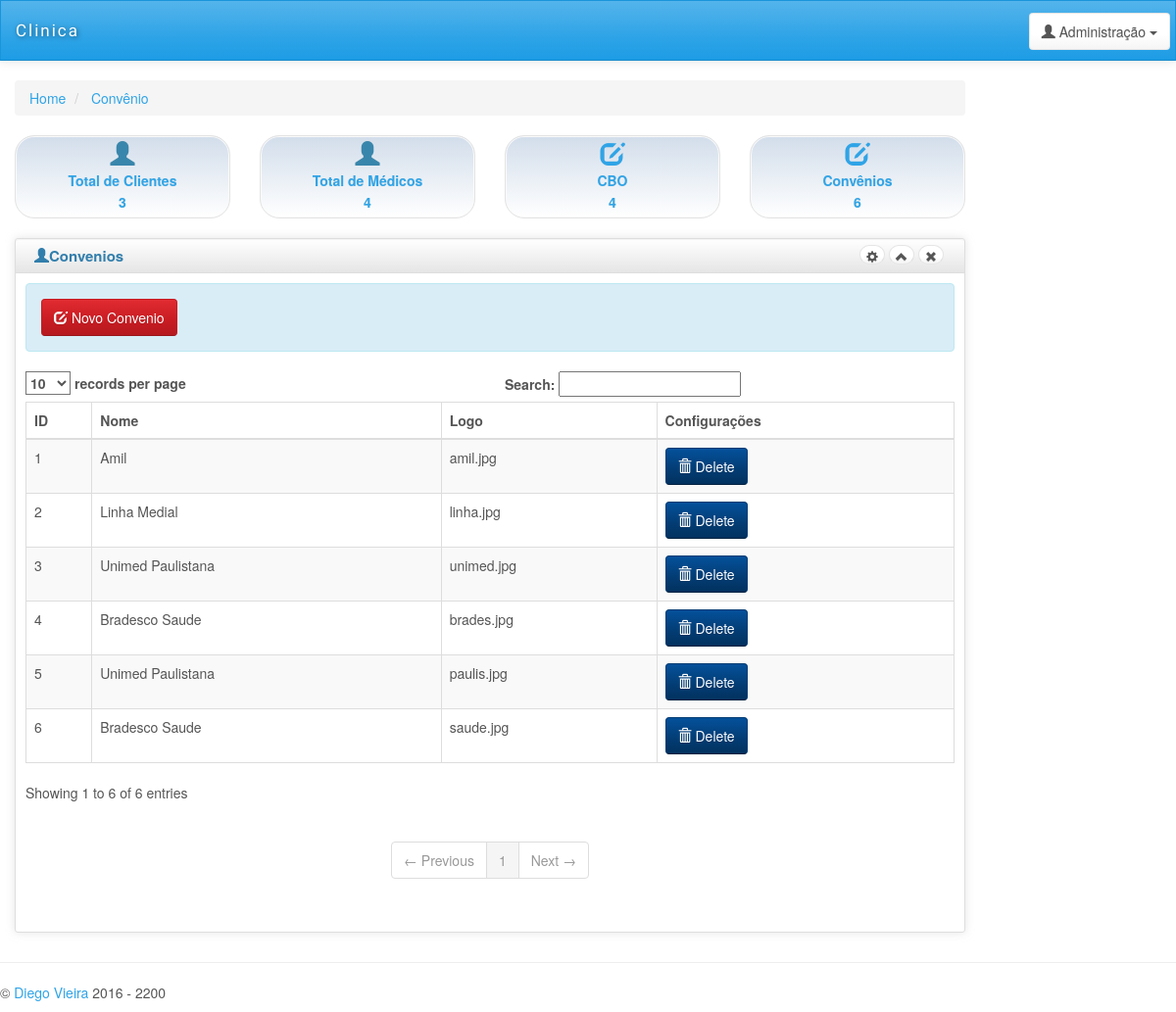
Before: /convenios.php (signed in) with the older database file.
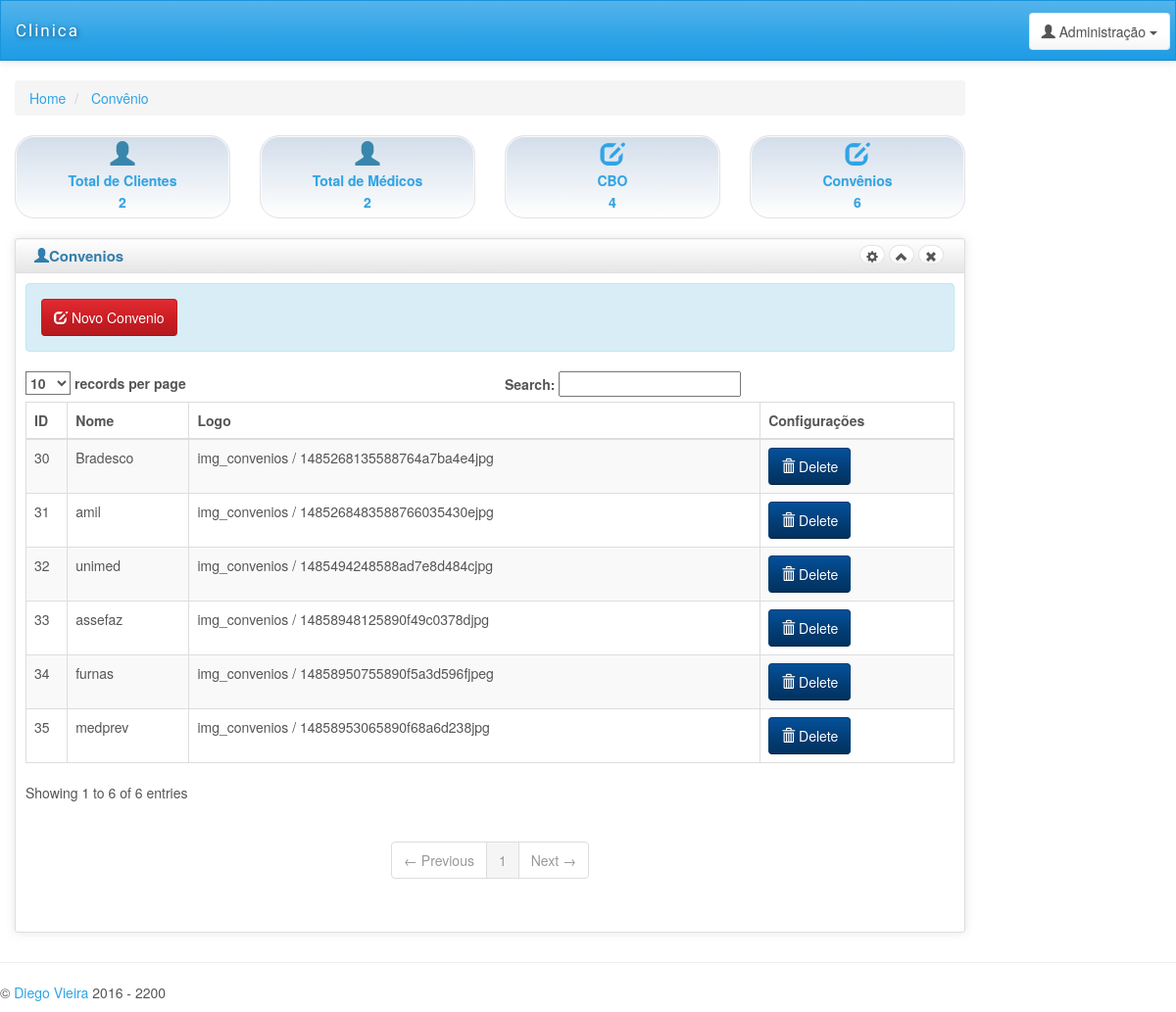
After: the same page with the newer database file.
### tables this page shows
CREATE TABLE `convenios` (
  `id_convenios` int(50) NOT NULL,
  `nome_convenio` varchar(50) NOT NULL,
  `logo_convenio` varchar(255) NOT NULL
);

### contagens.php (called while the page is built, shortened)
<?php
$consulta = mysql_query("SELECT * FROM clientes");
$NumeroLinhas = mysql_num_rows($consulta);
$consultamedico=mysql_query("SELECT * FROM medicos");
$numeromedico=mysql_num_rows($consultamedico);
$consultacbo=mysql_query("SELECT * FROM cbo");
$numerocbo=mysql_num_rows($consultacbo);
$consultaconvenios=mysql_query("SELECT * FROM convenios");
$numeroconvenios=mysql_num_rows($consultaconvenios);
?>

### convenios.php (the view, shortened to what this page needs)
<?PHP
include 'contagens.php';
?>
<!DOCTYPE html>
<html lang="en">
<head>
    <link id="bs-css" href="css/bootstrap-cerulean.min.css" rel="stylesheet">
    <link href="css/charisma-app.css" rel="stylesheet">
    <link href='bower_components/fullcalendar/dist/fullcalendar.css' rel='stylesheet'>
    <link href='bower_components/fullcalendar/dist/fullcalendar.print.css' rel='stylesheet' media='print'>
    <link href='bower_components/chosen/chosen.min.css' rel='stylesheet'>
    <link href='bower_components/colorbox/example3/colorbox.css' rel='stylesheet'>
    <link href='bower_components/responsive-tables/responsive-tables.css' rel='stylesheet'>
    <link href='bower_components/bootstrap-tour/build/css/bootstrap-tour.min.css' rel='stylesheet'>
    <link href='css/jquery.noty.css' rel='stylesheet'>
    <link href='css/noty_theme_default.css' rel='stylesheet'>
    <link href='css/elfinder.min.css' rel='stylesheet'>
    <link href='css/elfinder.theme.css' rel='stylesheet'>
    <link href='css/jquery.iphone.toggle.css' rel='stylesheet'>
    <link href='css/uploadify.css' rel='stylesheet'>
    <link href='css/animate.min.css' rel='stylesheet'>
</head>
<body>
    <div class="navbar navbar-default" role="navigation">
        <div class="navbar-inner">
            <a class="navbar-brand" href="inicio.php">
                <span>Clinica</span></a>
            <div class="btn-group pull-right">
                <button class="btn btn-default dropdown-toggle" data-toggle="dropdown">
                    <i class="glyphicon glyphicon-user"></i><span class="hidden-sm hidden-xs"> Administração</span>
                    <span class="caret"></span>
                </button>
            </div>
        </div>
    </div>
      <div id="content" class="col-lg-10 col-sm-10">
            <div>
    <ul class="breadcrumb">
        <li>
            <a href="inicio.php">Home</a>
        </li>
        <li>
            <a href="convenios.php">Convênio</a>
        </li>
    </ul>
</div>
<div class=" row">
    <div class="col-md-3 col-sm-3 col-xs-6">
        <a data-toggle="tooltip" title="Novo Cliente." class="well top-block" href="clientes.php">
            <i class="glyphicon glyphicon-user blue"></i>
            <div>Total de Clientes </div>
            <div><?php echo $NumeroLinhas;  ?></div>
        </a>
    </div>
    <div class="col-md-3 col-sm-3 col-xs-6">
        <a data-toggle="tooltip" title="Novo Médico" class="well top-block" href="medicos.php">
            <i class="glyphicon  glyphicon-user blue"></i>
            <div>Total de Médicos </div>
            <div><?php echo $numeromedico; ?></div>
        </a>
    </div>
    <div class="col-md-3 col-sm-3 col-xs-6">
        <a data-toggle="tooltip" title="novo CBO" class="well top-block" href="cbo.php">
            <i class="glyphicon glyphicon-edit icon-white"></i>
            <div>CBO</div>
            <div><?php echo $numerocbo; ?></div>
        </a>
    </div>
    <div class="col-md-3 col-sm-3 col-xs-6">
        <a data-toggle="tooltip" title="Novo Convenio" class="well top-block" href="convenios.php">
            <i class="glyphicon glyphicon-edit icon-white"></i>
            <div>Convênios</div>
            <div><?php echo $numeroconvenios; ?></div>
        </a>
    </div>
</div>
<div class="row">
    <div class="box col-md-12">
    <div class="box-inner">
    <div class="box-header well" data-original-title="">
        <h2><i class="glyphicon glyphicon-user"></i>Convenios </h2>
        <div class="box-icon">
            <a href="#" class="btn btn-setting btn-round btn-default"><i class="glyphicon glyphicon-cog"></i></a>
            <a href="#" class="btn btn-minimize btn-round btn-default"><i
                    class="glyphicon glyphicon-chevron-up"></i></a>
            <a href="#" class="btn btn-close btn-round btn-default"><i class="glyphicon glyphicon-remove"></i></a>
        </div>
    </div>
    <div class="box-content">
    <div class="alert alert-info"> <a class="btn btn-danger" onClick="funcaonova()" href="#">
 <i class="glyphicon glyphicon-edit icon-white"></i>
 Novo Convenio
</a> <a href="" target="_blank"></a></div>
    <table class="table table-striped table-bordered bootstrap-datatable datatable responsive">
    <thead>
    <tr>
        <th>ID</th>
        <th>Nome</th>
        <th>Logo</th>
        <th>Configurações</th>
    </tr>
    </thead>
    <tbody>
<?php
$conectar = new conexao();
$conectar -> conectar();
if($conectar){
$sqlconvenios = "SELECT * FROM convenios";
$consulta = mysql_query($sqlconvenios);
while( $registro = mysql_fetch_assoc($consulta)){
echo '<tr>';
echo '<td class="center"> '.$registro["id_convenios"].'</td>';
echo '<td class="center"> '.utf8_encode($registro["nome_convenio"]).'</td>';
echo '<td class="center">'.$registro["logo_convenio"].'</td>';
echo ' <td class="center">';
echo ' <a class="btn btn-info" onclick="funcaodeleta('.$registro["id_convenios"].')" href="#">';
echo ' <i class="glyphicon glyphicon-trash icon-white"></i>';
echo ' Delete';
echo ' </a>';
echo ' </td>';
echo ' </tr>';
}
}
?>
    </tbody>
    </table>
    </div>
    </div>
    </div>
                </div>
            </div>
<div class="row">
</div>
    <hr>
    <footer class="row">
        <p class="col-md-9 col-sm-9 col-xs-12 copyright">&copy; <a href="#" target="_blank">Diego
                Vieira</a> 2016 - 2200</p>
    </footer>
</body>
</html>

### css/charisma-app.css (style rules this page uses)
.top-block { border-radius: 20px; font-size: 14px; text-align: center; padding: 5px; margin-bottom: 10px; font-weight: bold; position: relative; display: block; line-height: 22px; text-shadow: 0 0 1px #DDD; text-decoration: none; -webkit-box-shadow: inset 0 0 0 1px #FAFAFA; -moz-box-shadow: inset 0 0 0 1px #FAFAFA; box-shadow: inset 0 0 0 1px #FAFAFA; background: -moz-linear-gradient(top, rgba(30, 87, 153, 0.2) 0%, rgba(125, 185, 232, 0) 100%); background: -webkit-gradient(linear, left top, left bottom, color-stop(0%, rgba(30, 87, 153, 0.2)), color-stop(100%, rgba(125, 185, 232, 0))); background: -webkit-linear-gradient(top, rgba(30, 87, 153, 0.2) 0%, rgba(125, 185, 232, 0) 100%); background: -o-linear-gradient(top, rgba(30, 87, 153, 0.2) 0%, rgba(125, 185, 232, 0) 100%); background: -ms-linear-gradient(top, rgba(30, 87, 153, 0.2) 0%, rgba(125, 185, 232, 0) 100%); background: linear-gradient(to bottom, rgba(30, 87, 153, 0.2) 0%, rgba(125, 185, 232, 0) 100%); filter: progid:DXImageTransform.Microsoft.gradient(startColorstr='#331e5799', endColorstr='#007db9e8', GradientType=0); }
.top-block i { font-size: 25px; }
.box { margin-top: 10px; margin-bottom: 10px; }
.box-inner { border: 1px solid #DEDEDE; border-radius: 3px; -webkit-border-radius: 3px; -moz-border-radius: 3px; box-shadow: 0 0 10px rgba(189, 189, 189, 0.4); -webkit-box-shadow: 0 0 10px rgba(189, 189, 189, 0.4); -moz-box-shadow: 0 0 10px rgba(189, 189, 189, 0.4); }
.box-header { border: none; padding-top: 5px; border-bottom: 1px solid #DEDEDE; border-radius: 3px 3px 0 0; -webkit-border-radius: 3px 3px 0 0; -moz-border-radius: 3px 3px 0 0; height: 35px; min-height: 35px !important; margin-bottom: 0; font-weight: bold; font-size: 16px; background: -moz-linear-gradient(top, rgba(255, 255, 255, 0) 0%, rgba(0, 0, 0, 0.1) 100%); background: -webkit-gradient(linear, left top, left bottom, color-stop(0%, rgba(255, 255, 255, 0)), color-stop(100%, rgba(0, 0, 0, 0.1))); background: -webkit-linear-gradient(top, rgba(255, 255, 255, 0) 0%, rgba(0, 0, 0, 0.1) 100%); background: -o-linear-gradient(top, rgba(255, 255, 255, 0) 0%, rgba(0, 0, 0, 0.1) 100%); background: -ms-linear-gradient(top, rgba(255, 255, 255, 0) 0%, rgba(0, 0, 0, 0.1) 100%); background: linear-gradient(to bottom, rgba(255, 255, 255, 0) 0%, rgba(0, 0, 0, 0.1) 100%); filter: progid:DXImageTransform.Microsoft.gradient(startColorstr='#00ffffff', endColorstr='#1a000000', GradientType=0); }
.box-header h2 { font-size: 15px; width: auto; clear: none; float: left; line-height: 25px; white-space: nowrap; font-weight: bold; margin-top: 0; margin-bottom: 0; }
.box-header h2 > i { margin-top: 1px; }
.box-icon { float: right; }
.box-icon a { clear: none; float: left; margin: 0 2px; height: 20px; width: 5px; margin-top: 1px; }
.box-icon a i { margin-left: -6px; top: -1px; }
.box-content { padding: 10px; }
.btn-round { border-radius: 40px; -webkit-border-radius: 40px; -moz-border-radius: 40px; font-size: 12px; padding-top: 4px; }
footer { clear: both; }
.navbar-brand { font-family: 'Shojumaru', cursive, Arial, serif; letter-spacing: 2px; text-shadow: 1px 1px 5px rgba(0, 0, 0, 0.5); width: 183px; font-size: 17px; }
.navbar-brand span { float: left; }
.navbar-inner { padding-top: 5px; padding-bottom: 5px; line-height: 30px; height: 60px; }
.navbar-inner .btn-group { margin: 7px 5px 0 5px; }
.pull-right { float: right !important; }
.blue { color: #3986AC; }
.navbar { border-radius: 0; }
@media only screen and (min-width: 980px) { a, button, input[type=submit], input[type=button], .product-img { -webkit-transition: .5s; -moz-transition: .5s; -ms-transition: .5s; -o-transition: .5s; transition: .5s; } }

### bower_components/responsive-tables/responsive-tables.css (style rules this page uses)
table th { font-weight: bold; }
table td, table th { padding: 9px 10px; text-align: left; }

Changed rows visible on the page:
removed convenios: id_convenios "1", nome_convenio "Amil", logo_convenio "amil.jpg"
removed convenios: id_convenios "2", nome_convenio "Linha Medial", logo_convenio "linha.jpg"
removed convenios: id_convenios "3", nome_convenio "Unimed Paulistana", logo_convenio "unimed.jpg"
removed convenios: id_convenios "4", nome_convenio "Bradesco Saude", logo_convenio "brades.jpg"
removed convenios: id_convenios "5", nome_convenio "Unimed Paulistana", logo_convenio "paulis.jpg"
removed convenios: id_convenios "6", nome_convenio "Bradesco Saude", logo_convenio "saude.jpg"
added convenios: id_convenios "30", nome_convenio "Bradesco", logo_convenio "img_convenios / 1485268135588764a7ba4e4jpg"
added convenios: id_convenios "31", nome_convenio "amil", logo_convenio "img_convenios / 1485268483588766035430ejpg"
added convenios: id_convenios "32", nome_convenio "unimed", logo_convenio "img_convenios / 1485494248588ad7e8d484cjpg"
added convenios: id_convenios "33", nome_convenio "assefaz", logo_convenio "img_convenios / 14858948125890f49c0378djpg"
added convenios: id_convenios "34", nome_convenio "furnas", logo_convenio "img_convenios / 14858950755890f5a3d596fjpeg"
added convenios: id_convenios "35", nome_convenio "medprev", logo_convenio "img_convenios / 14858953065890f68a6d238jpg"
Other visible differences:
$NumeroLinhas: "3" → "2"
$numeromedico: "4" → "2"
